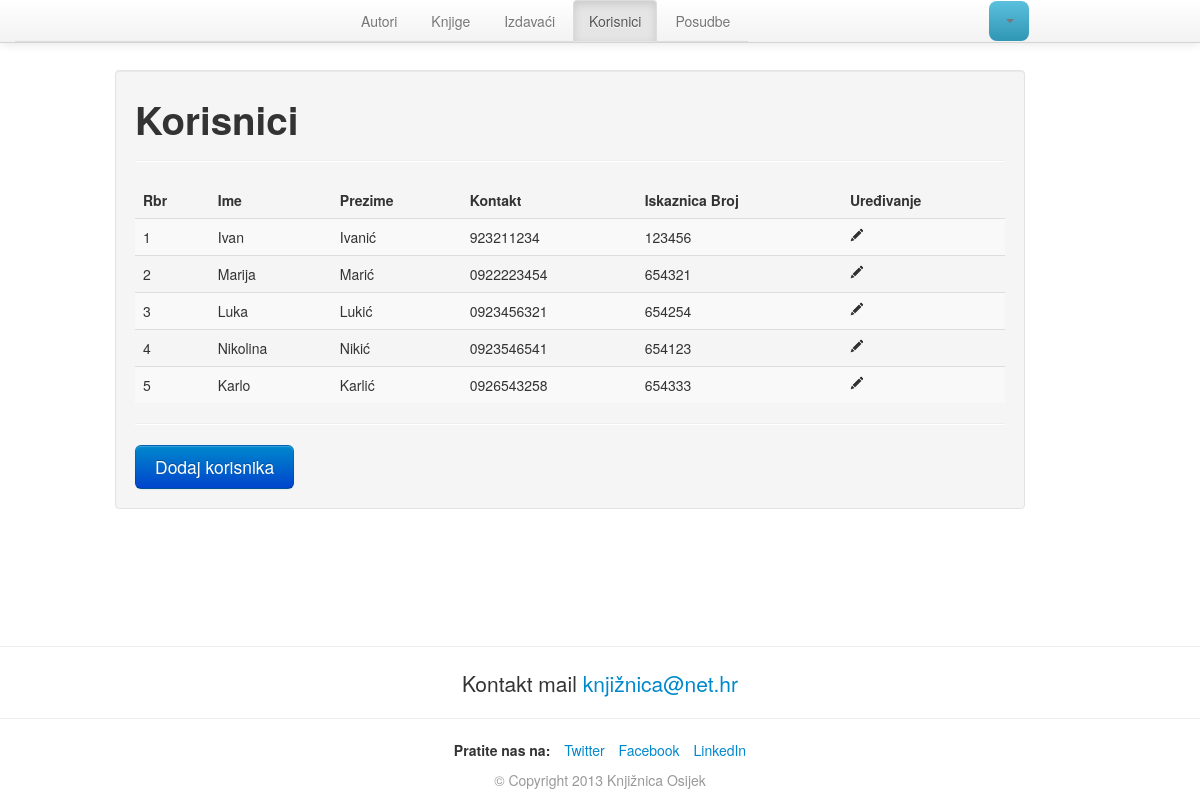
The app's page /korisnici.php (signed in) with its own data.
### tables this page shows
CREATE TABLE IF NOT EXISTS `korisnik` (
  `korisnik_ID` int(11) NOT NULL AUTO_INCREMENT,
  `ime` varchar(50) NOT NULL,
  `prezime` varchar(50) NOT NULL,
  `kontakt` varchar(50) NOT NULL,
  `iskaznica_broj` varchar(50) NOT NULL,
  PRIMARY KEY (`korisnik_ID`)
);

### php/functions/general-functions.php (called while the page is built, shortened)
<?php
function upit($sql)
{
	$rez = mysql_query($sql);
	$rezultat = array();
	while($item = mysql_fetch_array($rez))
	{
		$rezultat[] = $item;
	}
	return $rezultat;
}
?>

### korisnici.php (the view, shortened to what this page needs)
<?php include 'php/includes/header.php';
$sql = "SELECT * FROM korisnik";
$korisnici = upit($sql);
?>
<h1>Korisnici</h1>
<hr>
<table class="table table-striped">
<thead>
	<tr>
		<th>Rbr</th>
		<th>Ime</th>
		<th>Prezime</th>
		<th>Kontakt</th>
		<th>Iskaznica Broj</th>
		<th>Uređivanje</th>
	</tr>
	</thead>
	<tbody>
	<?php
	$i=1;
	foreach($korisnici as $korisnik)
	{
		echo "<tr>";
		echo "<td>".$i++."</td>";
		echo "<td>{$korisnik['ime']}</td>";
		echo "<td>{$korisnik['prezime']}</td>";
		echo "<td>{$korisnik['kontakt']}</td>";
		echo "<td>{$korisnik['iskaznica_broj']}</td>";
		echo "<td><a href=\"korisnik.php?id={$korisnik['korisnik_ID']}\"><i class=\"icon-pencil\"></i></a></td>";
		echo "</tr>";
	}
	?>
	</tbody>
</table>
<hr>
<a href="" class="btn btn-primary btn-large" data-toggle="modal" data-target="#modal-dodaj-korisnika">Dodaj korisnika</a>
<?php include 'php/includes/footer.php'; ?>

### css/custom.css (style rules this page uses)
body { padding-top: 5em; }

### records on screen
korisnik: ime "Ivan", prezime "Ivanić", kontakt "923211234", iskaznica_broj "123456"
korisnik: ime "Marija", prezime "Marić", kontakt "0922223454", iskaznica_broj "654321"
korisnik: ime "Luka", prezime "Lukić", kontakt "0923456321", iskaznica_broj "654254"
korisnik: ime "Nikolina", prezime "Nikić", kontakt "0923546541", iskaznica_broj "654123"
korisnik: ime "Karlo", prezime "Karlić", kontakt "0926543258", iskaznica_broj "654333"
